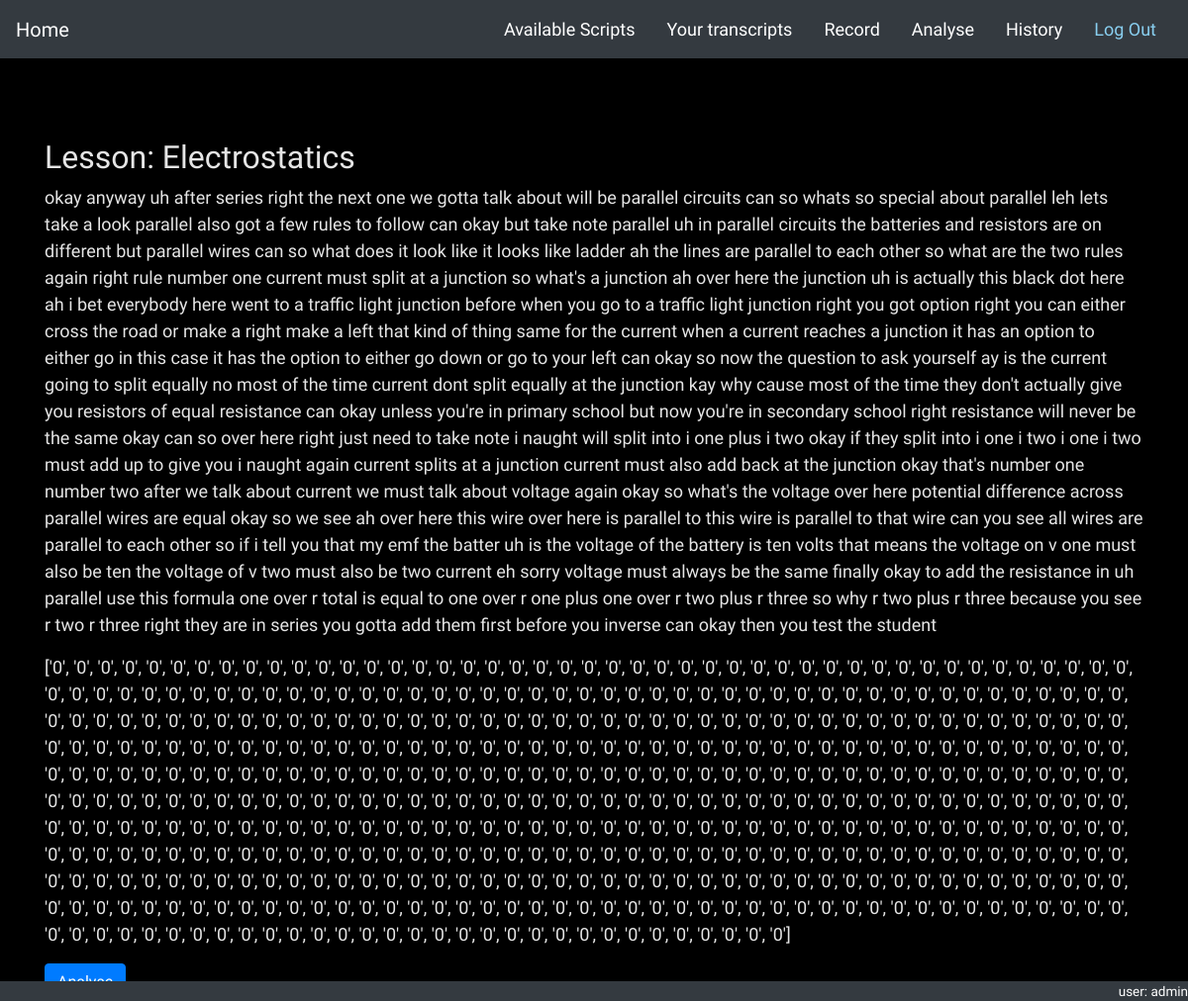
Screenshot of /lessons/script/7 (signed in) with the database file from the repository.
### lessons/models.py (models this page shows, shortened)
class Script(models.Model):
    topic = models.ForeignKey(Topic, on_delete=models.CASCADE, null=True)   # todo onetoonefield
    text = models.TextField()
    _flags = models.TextField(blank=True)
    def __str__(self):
        return self.topic.name
    @property
    def flags(self):
        val = self._flags.strip('][').split(', ')
        return val

class Topic(models.Model):
    name = models.CharField(max_length=50)

class CustomUser(AbstractUser):
    pass

### lessons/views.py (the view)
# urls.py: path('script/<int:pk>', views.ScriptDetailView.as_view(), name='script_analysis'),
class ScriptDetailView(LoginRequiredMixin, generic.DetailView):
    model = Script
    template_name = 'script_detail.html'
    def get_context_data(self, **kwargs):
        context = super().get_context_data(**kwargs)
        user = self.request.user if self.request.user.is_authenticated else None
        context['user'] = user
        return context

### lessons/templates/script_detail.html (shortened to what this page needs)
{% extends 'base_generic.html' %}
{% load static %}
{% block content %}
<br>
<br>
<br>
<div class="container">
    <h2>Lesson: {{ script }}</h2>
    <p> {{script.text}} </p>
    <p> {{ script.flags }}</p>
    <button class="btn btn-primary">Analyse</button>
</div>
{% endblock %}

### lessons/templates/base_generic.html (shortened to what this page needs)
<!DOCTYPE html>
{% load static %}
<html lang="en">
<head>
    <link rel="stylesheet" href="https://stackpath.bootstrapcdn.com/bootstrap/4.5.0/css/bootstrap.min.css">
    <link rel="stylesheet" href="{% static 'css/master.css' %}">
</head>
<body data-spy="scroll" data-target="#navbar">
<nav id="navbar" class="navbar sticky-top navbar-dark bg-dark">
    <a class="navbar-brand" href="{% url 'index' %}">Home</a>
    <ul class="nav nav-pills">
        <li class="nav-item">
            <a class="nav-link" style="color: white;" href="{% url 'script_list' %}">Available Scripts</a>
        </li>
        <li class="nav-item active">
            <a class="nav-link" style="color: white;" href="{% url 'transcript_list' %}">Your transcripts</a>
        </li>
        <li class="nav-item">
            <a class="nav-link" style="color: white;" href="{% url 'record' %}">Record</a>
        </li>
        <li class="nav-item">
            <a class="nav-link" style="color: white;" href="{% url 'analyse' %}">Analyse</a>
        </li>
        <li class="nav-item">
            <a class="nav-link" style="color: white;" href="{% url 'analyse_list' %}">History</a>
        </li>
        <li>
            <a class="nav-link" style="color: #89CFF0;" href="{% url 'logout' %}">Log Out</a>
        </li>
    </ul>
</nav>
{% block content %}
{% endblock %}
<div id="footer" style="
        position: fixed;
        bottom:0px;
        left: 0;
        right: 0;
        height: 1.5em;
        text-align: right;
        background-color: #343a40;
        color: white;
        font-size: 0.75em;">
    <p>user: {{user}}</p>
</div>
</body>
</html>

### lessons/templates/base_generic.html (style rules this page uses)
body { background-color: black; color: #E5E5E5; font-family: 'Abel', sans-serif; font-size: large; }

### rows the page displays
Script: topic.name "Electrostatics", text "okay anyway uh after series right the next one we gotta talk about will be parallel circuits can so whats so special about parallel leh lets take a look parallel also got a few rules to follow can okay but take note parallel uh in parallel circuits the batteries and resistors are on different but parallel wires can so what does it look like it looks like ladder ah the lines are parallel to each other so what are the two rules again right rule number one current must split at a junction so what's a junction ah over here the junction uh is actually this black dot here ah i bet everybody here went to a traffic light junction before when you go to a traffic light junction right you got option…", flags "['0', '0', '0', '0', '0', '0', '0', '0', '0', '0', '0', '0', '0', '0', '0', '0', '0', '0', '0', '0', '0', '0', '0', '0', '0', '0', '0', '0', '0', '0', '0', '0', '0', '0', '0', '0', '0', '0', '0', '0', '0', '0', '0', '0', '0', '0', '0', '0', '0', '0', '0', '0', '0', '0', '0', '0', '0', '0', '0', '0', '0', '0', '0', '0', '0', '0', '0', '0', '0', '0', '0', '0', '0', '0', '0', '0', '0', '0', '0', '0', '0', '0', '0', '0', '0', '0', '0', '0', '0', '0', '0', '0', '0', '0', '0', '0', '0', '0', '0', '0', '0', '0', '0', '0', '0', '0', '0', '0', '0', '0', '0', '0', '0', '0', '0', '0', '0', '0', '0', '0', '0', '0', '0', '0', '0', '0', '0', '0', '0', '0', '0', '0', '0', '0', '0', '0', '0', '0', '0',…"
CustomUser: username "admin"
